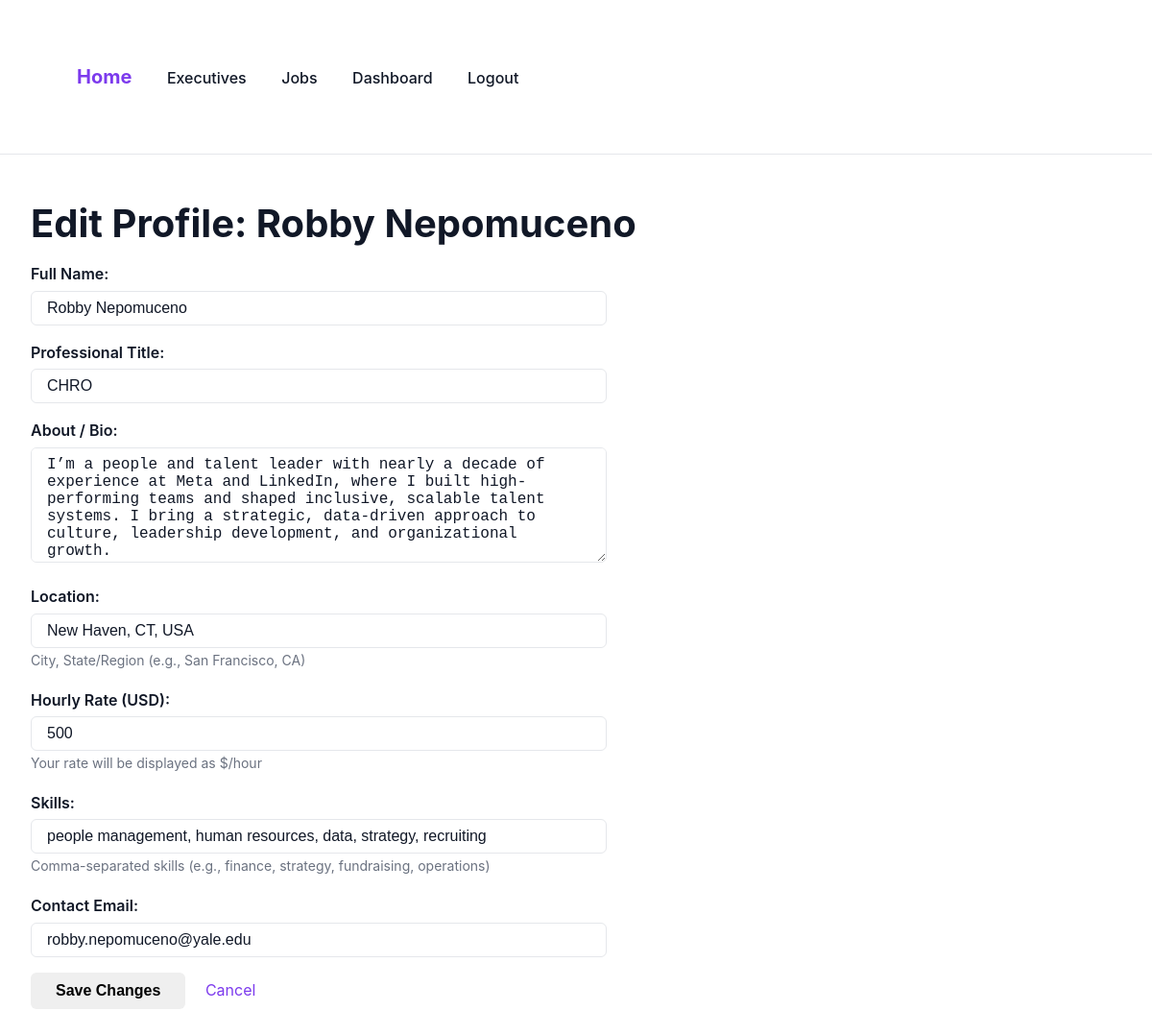
Page /executives/7/edit/ (signed in) on the committed database.
### classifieds/models.py (models this page shows, shortened)
class ExecutiveProfile(models.Model):
    name = models.CharField(max_length=120)
    title = models.CharField(max_length=160)
    bio = models.TextField(blank=True)
    location = models.CharField(
        max_length=100,
        blank=True,
        help_text="City, State/Region (e.g., San Francisco, CA)"
    )
    hourly_rate = models.PositiveIntegerField(
        null=True,
        blank=True,
        help_text="Your hourly rate in USD"
    )
    email = models.EmailField()
    created_at = models.DateTimeField(auto_now_add=True)
    owner = models.ForeignKey(
        settings.AUTH_USER_MODEL,
        on_delete=models.CASCADE,
        related_name="executive_profiles",
        null=True,
        blank=True
    )
    skills_tags = models.CharField(
        max_length=500,
        blank=True,
        help_text="Comma-separated skills (e.g., finance, strategy, fundraising)"
    )

### classifieds/views.py (the view)
# urls.py: path("<int:pk>/edit/", views.edit_profile, name="edit_profile"),  # NEW: /executives/1/edit/
@login_required
def edit_profile(request, pk):
    profile = get_object_or_404(ExecutiveProfile, pk=pk)
    if profile.owner != request.user:
        return redirect("exec_list")  # Redirect if not owner
    if request.method == "POST":
        form = ExecutiveProfileForm(request.POST, instance=profile)
        if form.is_valid():
            form.save()
            return redirect("dashboard")
    else:
        form = ExecutiveProfileForm(instance=profile)
    return render(request, "classifieds/edit_profile.html", {
        "form": form,
        "profile": profile
    })

### classifieds/templates/classifieds/edit_profile.html (shortened to what this page needs)
{% load static %}
<!DOCTYPE html>
<html>
<head>
    <link rel="stylesheet" href="{% static 'frac-app.css' %}?v=4">
</head>
<body>
    <nav>
        <div class="container">
            <a href="{% url 'home' %}">Home</a>
            <a href="{% url 'exec_list' %}">Executives</a>
            <a href="{% url 'job_list' %}">Jobs</a>
            <a href="{% url 'dashboard' %}">Dashboard</a>
            <a href="{% url 'logout' %}">Logout</a>
        </div>
    </nav>
    <div class="container">
        <h1>Edit Profile: {{ profile.name }}</h1>
        <form method="POST">
            {{ form.as_p }}
            <button type="submit" class="btn">Save Changes</button>
            <a href="{% url 'dashboard' %}" class="btn btn-secondary" style="margin-left: 1rem;">Cancel</a>
        </form>
    </div>
</body>
</html>

### classifieds/static/frac-app.css (style rules this page uses)
:root { --color-primary: #7c3aed; --color-primary-hover: #6d28d9; --color-primary-light: #a78bfa; --color-text: #111827; --color-text-secondary: #6b7280; --color-border: #e5e7eb; --color-bg: #ffffff; --color-bg-secondary: #f9fafb; --color-gray-button: #9ca3af; --color-gray-button-hover: #6b7280; --color-danger: #ef4444; --spacing-xs: 0.25rem; --spacing-sm: 0.5rem; --spacing-md: 1rem; --spacing-lg: 1.5rem; --spacing-xl: 2rem; --spacing-2xl: 3rem; --radius-sm: 4px; --radius-md: 6px; --radius-lg: 8px; --transition: all 0.2s ease; }
* { margin: 0; padding: 0; box-sizing: border-box; }
body { font-family: -apple-system, BlinkMacSystemFont, 'Segoe UI', 'Roboto', 'Oxygen', 'Ubuntu', 'Cantarell', 'Fira Sans', 'Droid Sans', 'Helvetica Neue', sans-serif; background-color: var(--color-bg); color: var(--color-text); line-height: 1.6; font-size: 16px; }
nav { background-color: var(--color-bg); border-bottom: 1px solid var(--color-border); padding: var(--spacing-md) var(--spacing-xl); position: sticky; top: 0; z-index: 100; }
nav a { text-decoration: none; color: var(--color-text); font-weight: 500; padding: var(--spacing-sm) var(--spacing-md); border-radius: var(--radius-md); transition: var(--transition); }
nav a:first-child { font-weight: 700; font-size: 1.25rem; color: var(--color-primary); }
h1, h2, h3, h4, h5, h6 { font-weight: 700; line-height: 1.2; color: var(--color-text); margin-bottom: var(--spacing-md); }
h1 { font-size: 2.5rem; }
p { margin-bottom: var(--spacing-md); color: var(--color-text-secondary); }
a { color: var(--color-primary); text-decoration: none; transition: var(--transition); }
.container { max-width: 1200px; margin: 0 auto; padding: var(--spacing-2xl) var(--spacing-xl); }
.button, button, input[type="submit"], a.button { display: inline-block; padding: var(--spacing-sm) var(--spacing-lg); border-radius: var(--radius-md); font-size: 1rem; font-weight: 600; text-align: center; cursor: pointer; transition: var(--transition); border: 2px solid transparent; text-decoration: none; }
form { max-width: 600px; }
label { display: block; font-weight: 600; color: var(--color-text); margin-bottom: var(--spacing-xs); margin-top: var(--spacing-md); }
input[type="text"], input[type="email"], input[type="password"], input[type="number"], textarea, select { width: 100%; padding: var(--spacing-sm) var(--spacing-md); border: 1px solid var(--color-border); border-radius: var(--radius-md); font-size: 1rem; transition: var(--transition); background-color: white; color: var(--color-text); }
textarea { min-height: 120px; resize: vertical; }
.helptext { font-size: 0.875rem; color: var(--color-text-secondary); margin-top: var(--spacing-xs); }

### rows in the picture
ExecutiveProfile: name "Robby Nepomuceno", title "CHRO", bio "I’m a people and talent leader with nearly a decade of experience at Meta and LinkedIn, where I built high-performing teams and shaped inclusive, scalable talent systems. I bring a strategic, data-driven approach to culture, leadership development, and organizational growth.", location "New Haven, CT, USA", hourly_rate "500", skills_tags "people management, human resources, data, strategy, recruiting", email "robby.nepomuceno@yale.edu"
